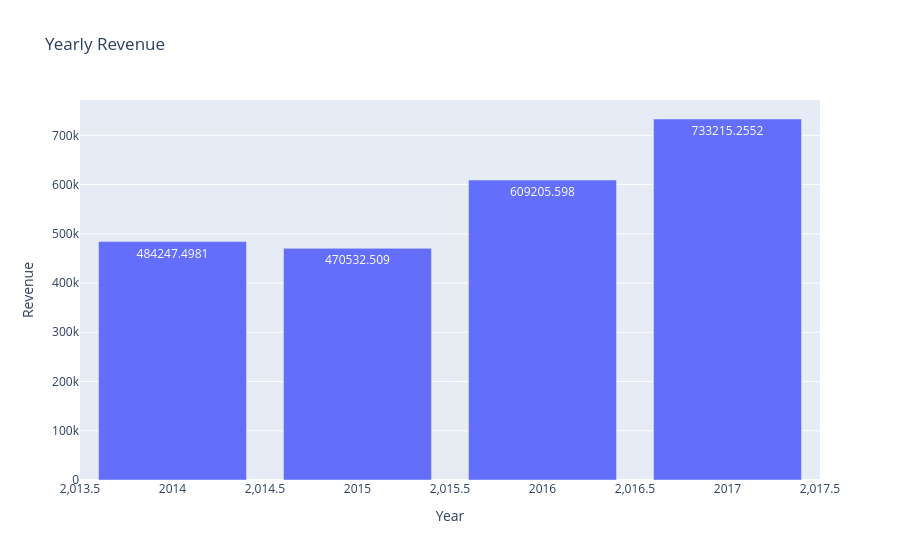

The notebook cell this image was saved under:
### Markdown cell above
## Yearly Revenue Analysis

Revenue is aggregated by year to observe long-term business growth.

### Code cell
yearly_sales = (
    df.groupby(df["Order Date"].dt.year)["Revenue"]
      .sum()
      .reset_index()
)

yearly_sales.columns = ["Year", "Revenue"]

fig = px.bar(
    yearly_sales,
    x="Year",
    y="Revenue",
    text="Revenue",
    title="Yearly Revenue"
)

fig.show()

### Figure 1 — Plotly figure (JSON) as saved in the notebook; plotly's stock layout.template omitted (floating-point values rounded to 4 significant figures)
{"data": [{"hovertemplate": "Year=%{x}<br>Revenue=%{text}<extra></extra>", "legendgroup": "", "marker": {"color": "#636efa", "pattern": {"shape": ""}}, "name": "", "orientation": "v", "showlegend": false, "text": [484200.0, 470500.0, 609200.0, 733200.0], "textposition": "auto", "type": "bar", "x": [2014, 2015, 2016, 2017], "xaxis": "x", "y": [484200.0, 470500.0, 609200.0, 733200.0], "yaxis": "y"}], "layout": {"barmode": "relative", "legend": {"tracegroupgap": 0}, "title": {"text": "Yearly Revenue"}, "xaxis": {"anchor": "y", "domain": [0, 1], "title": {"text": "Year"}}, "yaxis": {"anchor": "x", "domain": [0, 1], "title": {"text": "Revenue"}}}}
